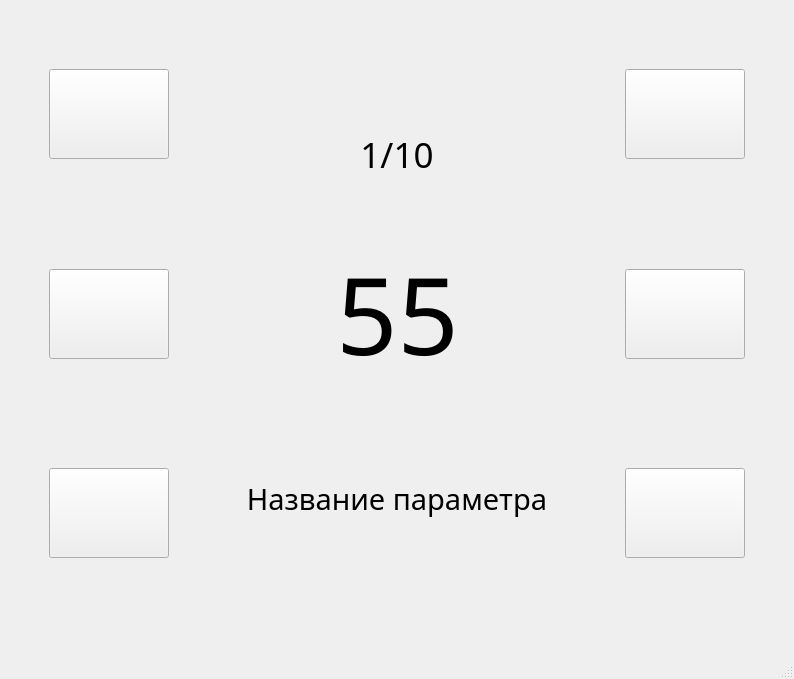
<?xml version="1.0" encoding="UTF-8"?>
<ui version="4.0">
 <class>MainWindow</class>
 <widget class="QMainWindow" name="MainWindow">
  <property name="geometry">
   <rect>
    <x>0</x>
    <y>0</y>
    <width>794</width>
    <height>679</height>
   </rect>
  </property>
  <property name="minimumSize">
   <size>
    <width>480</width>
    <height>320</height>
   </size>
  </property>
  <property name="maximumSize">
   <size>
    <width>4800</width>
    <height>3200</height>
   </size>
  </property>
  <property name="windowTitle">
   <string>MainWindow</string>
  </property>
  <widget class="QWidget" name="centralwidget">
   <layout class="QVBoxLayout" name="verticalLayout_5">
    <item>
     <spacer name="verticalSpacer">
      <property name="orientation">
       <enum>Qt::Vertical</enum>
      </property>
      <property name="sizeType">
       <enum>QSizePolicy::Minimum</enum>
      </property>
      <property name="sizeHint" stdset="0">
       <size>
        <width>20</width>
        <height>1</height>
       </size>
      </property>
     </spacer>
    </item>
    <item>
     <layout class="QHBoxLayout" name="horizontalLayout_4">
      <item>
       <spacer name="horizontalSpacer_5">
        <property name="orientation">
         <enum>Qt::Horizontal</enum>
        </property>
        <property name="sizeType">
         <enum>QSizePolicy::Fixed</enum>
        </property>
        <property name="sizeHint" stdset="0">
         <size>
          <width>40</width>
          <height>30</height>
         </size>
        </property>
       </spacer>
      </item>
      <item>
       <layout class="QVBoxLayout" name="verticalLayout_4">
        <item>
         <layout class="QHBoxLayout" name="horizontalLayout_3">
          <item>
           <widget class="QPushButton" name="button_menu">
            <property name="minimumSize">
             <size>
              <width>120</width>
              <height>90</height>
             </size>
            </property>
            <property name="maximumSize">
             <size>
              <width>85</width>
              <height>70</height>
             </size>
            </property>
            <property name="font">
             <font>
              <pointsize>16</pointsize>
             </font>
            </property>
            <property name="whatsThis">
             <string/>
            </property>
            <property name="accessibleName">
             <string/>
            </property>
            <property name="layoutDirection">
             <enum>Qt::LeftToRight</enum>
            </property>
            <property name="autoFillBackground">
             <bool>false</bool>
            </property>
            <property name="text">
             <string/>
            </property>
            <property name="iconSize">
             <size>
              <width>150</width>
              <height>150</height>
             </size>
            </property>
            <property name="autoRepeatInterval">
             <number>100</number>
            </property>
            <property name="autoDefault">
             <bool>false</bool>
            </property>
            <property name="default">
             <bool>false</bool>
            </property>
            <property name="flat">
             <bool>false</bool>
            </property>
           </widget>
          </item>
          <item>
           <spacer name="horizontalSpacer">
            <property name="orientation">
             <enum>Qt::Horizontal</enum>
            </property>
            <property name="sizeHint" stdset="0">
             <size>
              <width>40</width>
              <height>20</height>
             </size>
            </property>
           </spacer>
          </item>
          <item>
           <layout class="QVBoxLayout" name="verticalLayout_2">
            <item>
             <spacer name="verticalSpacer_8">
              <property name="orientation">
               <enum>Qt::Vertical</enum>
              </property>
              <property name="sizeType">
               <enum>QSizePolicy::Expanding</enum>
              </property>
              <property name="sizeHint" stdset="0">
               <size>
                <width>20</width>
                <height>80</height>
               </size>
              </property>
             </spacer>
            </item>
            <item>
             <widget class="QLabel" name="coll_params">
              <property name="font">
               <font>
                <family>Siemens AD Sans</family>
                <pointsize>26</pointsize>
               </font>
              </property>
              <property name="text">
               <string>1/10</string>
              </property>
              <property name="alignment">
               <set>Qt::AlignCenter</set>
              </property>
             </widget>
            </item>
            <item>
             <spacer name="verticalSpacer_7">
              <property name="orientation">
               <enum>Qt::Vertical</enum>
              </property>
              <property name="sizeType">
               <enum>QSizePolicy::Fixed</enum>
              </property>
              <property name="sizeHint" stdset="0">
               <size>
                <width>20</width>
                <height>20</height>
               </size>
              </property>
             </spacer>
            </item>
           </layout>
          </item>
          <item>
           <spacer name="horizontalSpacer_2">
            <property name="orientation">
             <enum>Qt::Horizontal</enum>
            </property>
            <property name="sizeHint" stdset="0">
             <size>
              <width>40</width>
              <height>20</height>
             </size>
            </property>
           </spacer>
          </item>
          <item>
           <widget class="QPushButton" name="button_sort">
            <property name="minimumSize">
             <size>
              <width>120</width>
              <height>90</height>
             </size>
            </property>
            <property name="maximumSize">
             <size>
              <width>85</width>
              <height>70</height>
             </size>
            </property>
            <property name="font">
             <font>
              <pointsize>16</pointsize>
             </font>
            </property>
            <property name="whatsThis">
             <string/>
            </property>
            <property name="accessibleName">
             <string/>
            </property>
            <property name="layoutDirection">
             <enum>Qt::LeftToRight</enum>
            </property>
            <property name="autoFillBackground">
             <bool>false</bool>
            </property>
            <property name="text">
             <string/>
            </property>
            <property name="autoRepeatInterval">
             <number>100</number>
            </property>
            <property name="autoDefault">
             <bool>false</bool>
            </property>
            <property name="default">
             <bool>false</bool>
            </property>
            <property name="flat">
             <bool>false</bool>
            </property>
           </widget>
          </item>
         </layout>
        </item>
        <item>
         <spacer name="verticalSpacer_4">
          <property name="orientation">
           <enum>Qt::Vertical</enum>
          </property>
          <property name="sizeType">
           <enum>QSizePolicy::Minimum</enum>
          </property>
          <property name="sizeHint" stdset="0">
           <size>
            <width>20</width>
            <height>5</height>
           </size>
          </property>
         </spacer>
        </item>
        <item>
         <layout class="QHBoxLayout" name="horizontalLayout_2">
          <item>
           <widget class="QPushButton" name="button_minus">
            <property name="minimumSize">
             <size>
              <width>120</width>
              <height>90</height>
             </size>
            </property>
            <property name="maximumSize">
             <size>
              <width>85</width>
              <height>70</height>
             </size>
            </property>
            <property name="font">
             <font>
              <pointsize>26</pointsize>
             </font>
            </property>
            <property name="text">
             <string/>
            </property>
            <property name="autoRepeatInterval">
             <number>100</number>
            </property>
           </widget>
          </item>
          <item>
           <spacer name="horizontalSpacer_3">
            <property name="orientation">
             <enum>Qt::Horizontal</enum>
            </property>
            <property name="sizeHint" stdset="0">
             <size>
              <width>40</width>
              <height>20</height>
             </size>
            </property>
           </spacer>
          </item>
          <item>
           <layout class="QVBoxLayout" name="verticalLayout_3">
            <item>
             <spacer name="verticalSpacer_9">
              <property name="orientation">
               <enum>Qt::Vertical</enum>
              </property>
              <property name="sizeType">
               <enum>QSizePolicy::Fixed</enum>
              </property>
              <property name="sizeHint" stdset="0">
               <size>
                <width>20</width>
                <height>30</height>
               </size>
              </property>
             </spacer>
            </item>
            <item>
             <widget class="QLabel" name="value">
              <property name="font">
               <font>
                <family>Siemens AD Sans</family>
                <pointsize>80</pointsize>
               </font>
              </property>
              <property name="text">
               <string>55</string>
              </property>
              <property name="alignment">
               <set>Qt::AlignCenter</set>
              </property>
             </widget>
            </item>
            <item>
             <spacer name="verticalSpacer_10">
              <property name="orientation">
               <enum>Qt::Vertical</enum>
              </property>
              <property name="sizeHint" stdset="0">
               <size>
                <width>20</width>
                <height>5</height>
               </size>
              </property>
             </spacer>
            </item>
           </layout>
          </item>
          <item>
           <spacer name="horizontalSpacer_4">
            <property name="orientation">
             <enum>Qt::Horizontal</enum>
            </property>
            <property name="sizeHint" stdset="0">
             <size>
              <width>40</width>
              <height>20</height>
             </size>
            </property>
           </spacer>
          </item>
          <item>
           <widget class="QPushButton" name="button_plus">
            <property name="minimumSize">
             <size>
              <width>120</width>
              <height>90</height>
             </size>
            </property>
            <property name="maximumSize">
             <size>
              <width>85</width>
              <height>70</height>
             </size>
            </property>
            <property name="font">
             <font>
              <pointsize>26</pointsize>
             </font>
            </property>
            <property name="text">
             <string/>
            </property>
            <property name="autoRepeatInterval">
             <number>100</number>
            </property>
           </widget>
          </item>
         </layout>
        </item>
        <item>
         <spacer name="verticalSpacer_3">
          <property name="orientation">
           <enum>Qt::Vertical</enum>
          </property>
          <property name="sizeType">
           <enum>QSizePolicy::Minimum</enum>
          </property>
          <property name="sizeHint" stdset="0">
           <size>
            <width>20</width>
            <height>5</height>
           </size>
          </property>
         </spacer>
        </item>
        <item>
         <layout class="QHBoxLayout" name="horizontalLayout">
          <item>
           <widget class="QPushButton" name="button_left">
            <property name="minimumSize">
             <size>
              <width>120</width>
              <height>90</height>
             </size>
            </property>
            <property name="maximumSize">
             <size>
              <width>85</width>
              <height>70</height>
             </size>
            </property>
            <property name="font">
             <font>
              <pointsize>26</pointsize>
             </font>
            </property>
            <property name="text">
             <string/>
            </property>
            <property name="iconSize">
             <size>
              <width>150</width>
              <height>150</height>
             </size>
            </property>
            <property name="autoRepeatInterval">
             <number>100</number>
            </property>
           </widget>
          </item>
          <item>
           <layout class="QVBoxLayout" name="verticalLayout">
            <item>
             <spacer name="verticalSpacer_5">
              <property name="orientation">
               <enum>Qt::Vertical</enum>
              </property>
              <property name="sizeType">
               <enum>QSizePolicy::Fixed</enum>
              </property>
              <property name="sizeHint" stdset="0">
               <size>
                <width>20</width>
                <height>70</height>
               </size>
              </property>
             </spacer>
            </item>
            <item>
             <widget class="QLabel" name="name_params">
              <property name="font">
               <font>
                <family>Siemens AD Sans</family>
                <pointsize>22</pointsize>
               </font>
              </property>
              <property name="text">
               <string>Название параметра</string>
              </property>
              <property name="alignment">
               <set>Qt::AlignCenter</set>
              </property>
             </widget>
            </item>
            <item>
             <spacer name="verticalSpacer_6">
              <property name="orientation">
               <enum>Qt::Vertical</enum>
              </property>
              <property name="sizeHint" stdset="0">
               <size>
                <width>20</width>
                <height>40</height>
               </size>
              </property>
             </spacer>
            </item>
           </layout>
          </item>
          <item>
           <widget class="QPushButton" name="button_right">
            <property name="minimumSize">
             <size>
              <width>120</width>
              <height>90</height>
             </size>
            </property>
            <property name="maximumSize">
             <size>
              <width>85</width>
              <height>70</height>
             </size>
            </property>
            <property name="font">
             <font>
              <pointsize>26</pointsize>
             </font>
            </property>
            <property name="text">
             <string/>
            </property>
            <property name="iconSize">
             <size>
              <width>150</width>
              <height>150</height>
             </size>
            </property>
            <property name="autoRepeatInterval">
             <number>100</number>
            </property>
           </widget>
          </item>
         </layout>
        </item>
       </layout>
      </item>
      <item>
       <spacer name="horizontalSpacer_6">
        <property name="orientation">
         <enum>Qt::Horizontal</enum>
        </property>
        <property name="sizeType">
         <enum>QSizePolicy::Fixed</enum>
        </property>
        <property name="sizeHint" stdset="0">
         <size>
          <width>40</width>
          <height>30</height>
         </size>
        </property>
       </spacer>
      </item>
     </layout>
    </item>
    <item>
     <spacer name="verticalSpacer_2">
      <property name="orientation">
       <enum>Qt::Vertical</enum>
      </property>
      <property name="sizeType">
       <enum>QSizePolicy::Minimum</enum>
      </property>
      <property name="sizeHint" stdset="0">
       <size>
        <width>20</width>
        <height>50</height>
       </size>
      </property>
     </spacer>
    </item>
   </layout>
  </widget>
  <widget class="QMenuBar" name="menubar">
   <property name="geometry">
    <rect>
     <x>0</x>
     <y>0</y>
     <width>794</width>
     <height>21</height>
    </rect>
   </property>
  </widget>
  <widget class="QStatusBar" name="statusbar"/>
 </widget>
 <resources/>
 <connections/>
</ui>
